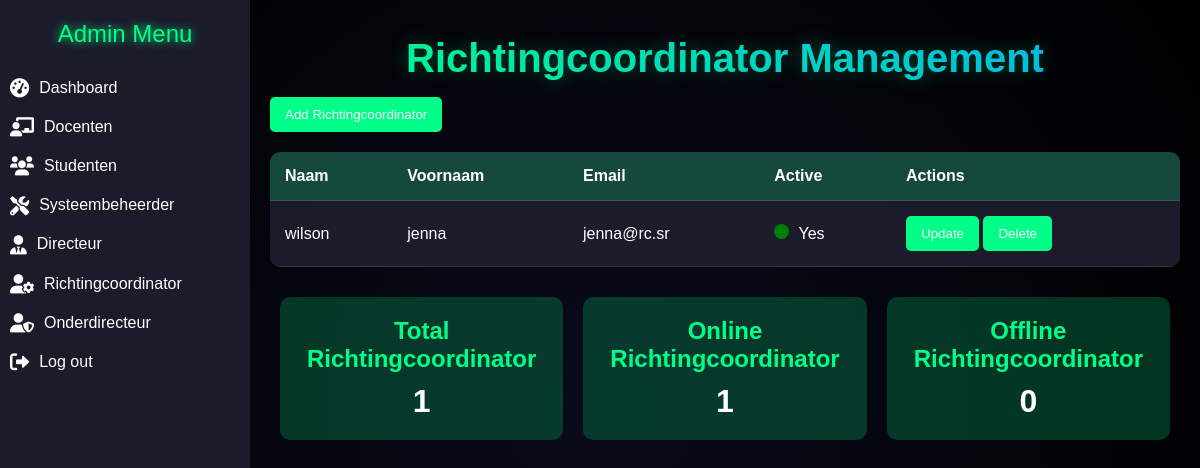
Screenshot of /studenten-aanwezigheid/admin/admin-Richtingcoordinator.php (signed in) with the database file from the repository.
### tables this page shows
CREATE TABLE `tgebruiker` (
  `gebruiker_id` int NOT NULL,
  `email` varchar(255) DEFAULT NULL,
  `password` varchar(255) DEFAULT NULL,
  `persoon_id` int DEFAULT NULL
);

CREATE TABLE `personen` (
  `persoon_id` int NOT NULL,
  `naam` varchar(100) DEFAULT NULL,
  `rol_id` int DEFAULT NULL,
  `voornaam` varchar(255) DEFAULT NULL,
  `geboorte_datum` datetime DEFAULT NULL,
  `active` tinyint(1) DEFAULT '1',
  `klas_id` int DEFAULT NULL
);

### studenten-aanwezigheid/admin/admin-Richtingcoordinator.php (the view, shortened to what this page needs)
<?php
if (isset($_SESSION['gebruiker_id']) && isset($_SESSION['user_name'])) {
    $activePage = 'student';
    include('../login/db_connect.php');
$totalrcResult = $conn->query("SELECT COUNT(*) as total FROM personen WHERE rol_id =4");
$totalrc = $totalrcResult->fetch_assoc()['total'];
$onlinercResult = $conn->query("SELECT COUNT(*) as online FROM personen WHERE rol_id = 4 AND active = 1");
$onlinerc = $onlinercResult->fetch_assoc()['online'];
$offlinerc = $totalrc - $onlinerc;
?>
<!DOCTYPE html>
<html lang="nl">
<head>
    <link rel="stylesheet" href="https://cdnjs.cloudflare.com/ajax/libs/font-awesome/6.0.0/css/all.min.css">
</head>
<body>
<div class="sidebar" id="sidebar">
    <header>Admin Menu</header>
    <a href="admin-dashboard.php" class="<?= ($activePage == 'dashboard') ? 'active' : ''; ?>">
        <i class="fas fa-tachometer-alt"></i>
        <span>Dashboard</span>
    </a>
    <a href="admin-docenten.php" class="<?= ($activePage == 'docenten') ? 'active' : ''; ?>">
        <i class="fas fa-chalkboard-teacher"></i>
        <span>Docenten</span>
    </a>
    <a href="admin-studenten.php" class="<?= ($activePage == 'studenten') ? 'active' : ''; ?>">
        <i class="fas fa-users"></i>
        <span>Studenten</span>
    </a>
    <a href="admin-systeembeheerder.php" class="<?= ($activePage == 'systeembeheerder') ? 'active' : ''; ?>">
        <i class="fas fa-tools"></i>
        <span>Systeembeheerder</span>
    </a>
    <a href="admin-directeur.php" class="<?= ($activePage == 'directeur') ? 'active' : ''; ?>">
        <i class="fas fa-user-tie"></i>
        <span>Directeur</span>
    </a>
    <a href="admin-Richtingcoordinator.php" class="<?= ($activePage == 'Richtingcoordinator') ? 'active' : ''; ?>">
        <i class="fas fa-user-cog"></i>
        <span>Richtingcoordinator</span>
    </a>
    <a href="admin_od.php" class="<?= ($activePage == 'od') ? 'active' : ''; ?>">
        <i class="fas fa-user-shield"></i>
        <span>Onderdirecteur</span>
    </a>
    <a href="../login/logout.php">
        <i class="fas fa-sign-out-alt"></i>
        <span>Log out</span>
    </a>
</div>
        <div class="main-content">
    <h1 class="dashboard-title">Richtingcoordinator Management</h1>
        <button class="btn" id="addDocentBtn">Add Richtingcoordinator</button>
<table>
    <thead>
        <tr>
            <th>Naam</th>
            <th>Voornaam</th>
            <th>Email</th>
            <th>Active</th>
            <th>Actions</th>
        </tr>
    </thead>
    <tbody id="docentTableBody">
    <?php
$result = $conn->query("SELECT p.persoon_id, p.naam, p.voornaam, t.email, t.password, p.active FROM personen p JOIN tgebruiker t ON p.persoon_id = t.persoon_id WHERE p.rol_id = 4");
while ($rc = $result->fetch_assoc()) {
    $statusClass = $rc['active'] ? 'green' : 'red';
    echo "<tr>
        <td>{$rc['naam']}</td>
        <td>{$rc['voornaam']}</td>
        <td>{$rc['email']}</td>
        <td>
            <span class='light $statusClass'></span> " . ($rc['active'] ? 'Yes' : 'No') . "
        </td>
        <td>
            <button class='btn' onclick='openUpdateModal({$rc['persoon_id']}, \"{$rc['naam']}\", \"{$rc['voornaam']}\", \"{$rc['email']}\", \"{$rc['password']}\", {$rc['active']})'>Update</button>
            <form method='POST' style='display:inline;'>
                <input type='hidden' name='delete_id' value='{$rc['persoon_id']}'>
                <button type='submit' class='btn' onclick=\"return confirm('Are you sure you want to delete this rc?');\">Delete</button>
            </form>
        </td>
    </tr>";
}
?>
    </tbody>
</table>
        <div class="card-container" style="display: flex; justify-content: space-around; margin-top: 20px;">
    <div class="card">
        <h3>Total Richtingcoordinator</h3>
        <p><?php echo $totalrc; ?></p>
    </div>
    <div class="card">
        <h3>Online Richtingcoordinator</h3>
        <p><?php echo $onlinerc; ?></p>
    </div>
    <div class="card">
        <h3>Offline Richtingcoordinator</h3>
        <p><?php echo $offlinerc; ?></p>
    </div>
</div>
</body>
</html>
<?php
} else {
    header("Location: index.php");
    exit();
}
?>

### studenten-aanwezigheid/admin/admin-Richtingcoordinator.php (style rules this page uses)
* { margin: 0; padding: 0; box-sizing: border-box; }
body { font-family: 'Arial', sans-serif; background: radial-gradient(circle, #0a0a1a, #000); color: white; min-height: 100vh; overflow-x: hidden; }
.light { display: inline-block; width: 15px; height: 15px; border-radius: 50%; margin-right: 5px; }
.green { background-color: green; }
.sidebar { width: 250px; height: 100vh; background: rgba(30, 30, 47, 0.9); backdrop-filter: blur(20px); position: fixed; top: 0; left: 0; z-index: 1000; transition: transform 0.3s ease; }
.sidebar header { text-align: center; font-size: 1.5rem; color: #00ff88; padding: 20px; text-shadow: 0 0 10px #00ff88; }
.sidebar a { color: white; text-decoration: none; display: flex; align-items: center; gap: 10px; padding: 10px; border-radius: 10px; transition: background 0.3s ease, transform 0.3s ease; }
.sidebar a i { font-size: 1.2rem; }
.main-content { margin-left: 250px; padding: 20px; transition: margin 0.3s ease; }
.dashboard-title { text-align: center; margin: 1rem 0; font-size: clamp(1.5rem, 5vw, 2.5rem); background: linear-gradient(45deg, #00ff88, #00aaff); -webkit-background-clip: text; -webkit-text-fill-color: transparent; text-shadow: 0 0 20px rgba(0, 255, 136, 0.3); }
table { width: 100%; border-collapse: collapse; margin-top: 20px; background: rgba(30, 30, 47, 0.9); border-radius: 10px; overflow: hidden; }
th, td { padding: 15px; text-align: left; border-bottom: 1px solid rgba(255, 255, 255, 0.1); }
th { background: rgba(0, 255, 136, 0.2); }
.btn { background: #00ff88; color: white; border: none; padding: 10px 15px; border-radius: 5px; cursor: pointer; transition: background 0.3s ease; }
.card-container { display: flex; justify-content: space-around; margin-top: 20px; }
.card { background: rgba(0, 255, 136, 0.2); padding: 20px; border-radius: 10px; flex: 1; margin: 10px; text-align: center; animation: glow 1.5s infinite alternate; }
.card h3 { font-size: 1.5rem; margin-bottom: 10px; color: #00ff88; }
.card p { font-size: 2rem; font-weight: bold; color: white; }

### rows the page displays
tgebruiker: persoon.naam "wilson", persoon.voornaam "jenna", email "jenna@rc.sr"

### other values shown
$totalrc "1"
$onlinerc "1"
$offlinerc "0"
